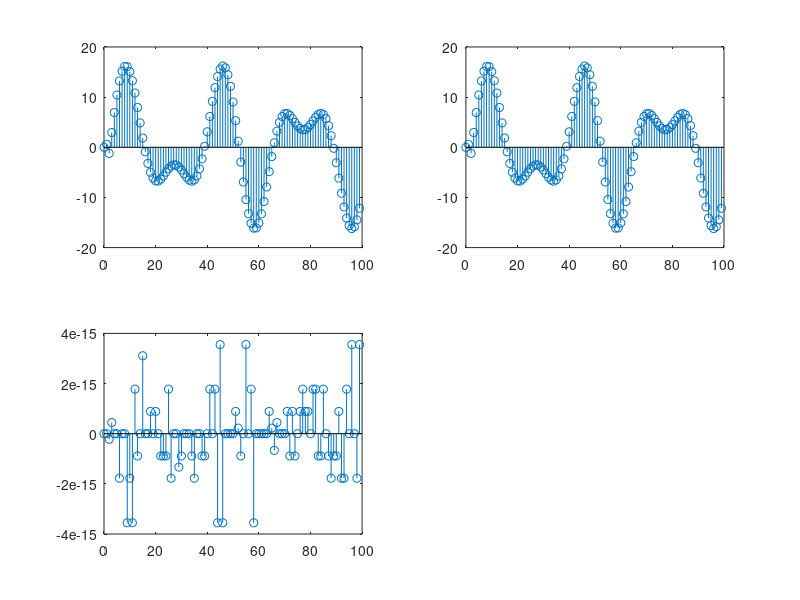

This chart was generated by the following MATLAB code:
clc
clear all
close all
n=0:1:99;
f1=0.05;
f2=0.03;
x1=sin(2*pi*f1*n);
x2=sin(2*pi*f2*n);
a=2;
b=3;
x3=(a*x1+b*x2);
y1=filter([.5 -2 5],[1],a*x1);
y2=filter([.5 -2 5],[1],b*x2);
y3=filter([.5 -2 5],[1],x3);
subplot(2,2,1);
stem(n,y3);

y4=y1+y2;
y5=y4-y3;

subplot(2,2,2);
stem(n,y4);
subplot(2,2,3);
stem(n,y5);